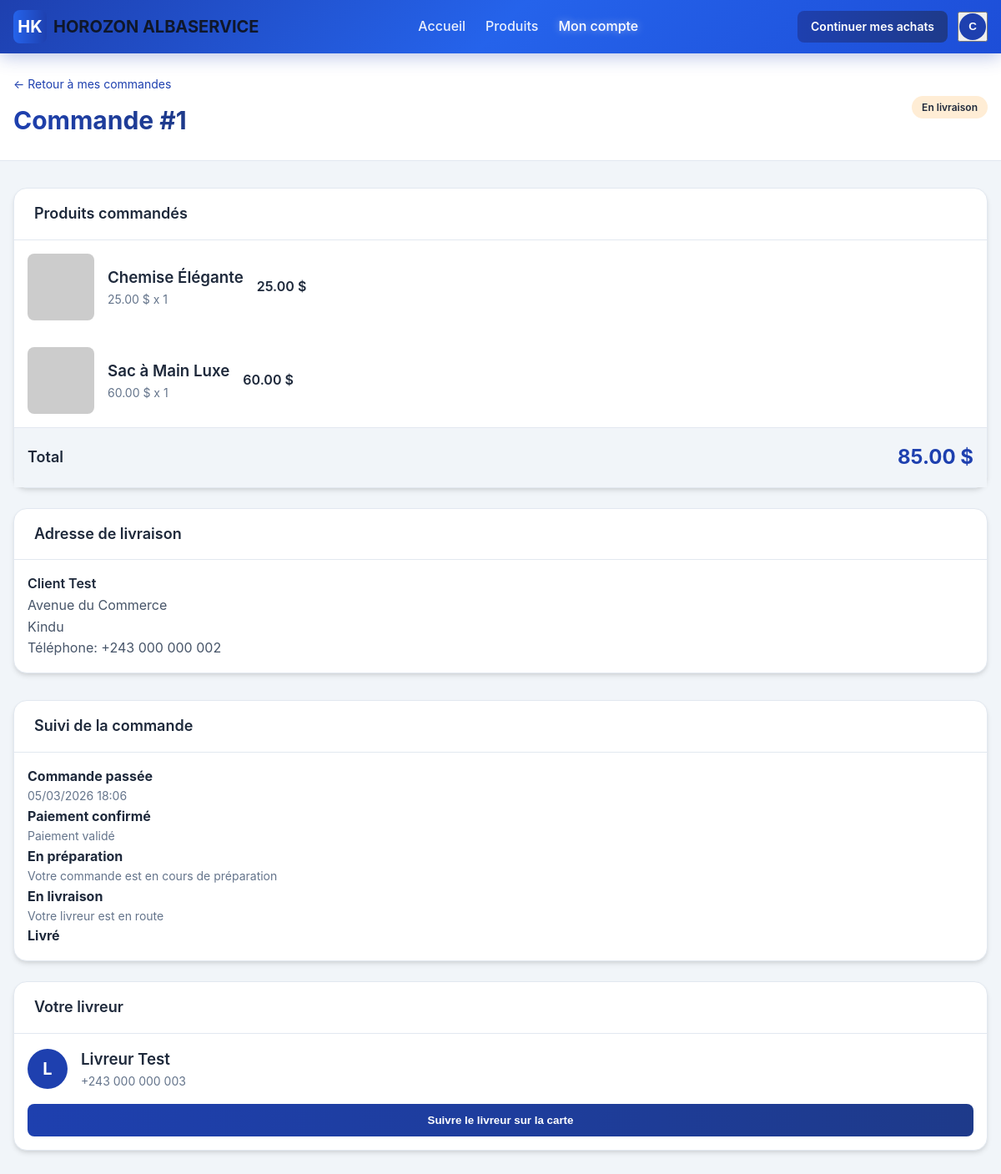
Page /client/commande.php?id=1 (signed in) on the committed database.
### tables this page shows
CREATE TABLE IF NOT EXISTS users (
    id INT AUTO_INCREMENT PRIMARY KEY,
    name VARCHAR(255) NOT NULL,
    email VARCHAR(255) NOT NULL UNIQUE,
    phone VARCHAR(50),
    password VARCHAR(255) NOT NULL,
    profile_image TEXT,
    role ENUM('client', 'admin', 'livreur') NOT NULL DEFAULT 'client',
    address TEXT,
    city VARCHAR(100),
    latitude DECIMAL(10, 8),
    longitude DECIMAL(11, 8),
    is_active TINYINT(1) DEFAULT 1,
    created_at TIMESTAMP DEFAULT CURRENT_TIMESTAMP,
    updated_at TIMESTAMP DEFAULT CURRENT_TIMESTAMP ON UPDATE CURRENT_TIMESTAMP
);

CREATE TABLE IF NOT EXISTS orders (
    id INT AUTO_INCREMENT PRIMARY KEY,
    user_id INT NOT NULL,
    customer_name VARCHAR(255) NOT NULL,
    customer_phone VARCHAR(50) NOT NULL,
    customer_address TEXT NOT NULL,
    customer_city VARCHAR(100) NOT NULL,
    customer_latitude DECIMAL(10, 8),
    customer_longitude DECIMAL(11, 8),
    total_amount DECIMAL(10, 2) NOT NULL,
    status ENUM('en_attente', 'paye', 'en_preparation', 'en_livraison', 'livre', 'annule') NOT NULL DEFAULT 'en_attente',
    delivery_person_id INT,
    created_at TIMESTAMP DEFAULT CURRENT_TIMESTAMP,
    updated_at TIMESTAMP DEFAULT CURRENT_TIMESTAMP ON UPDATE CURRENT_TIMESTAMP,
    FOREIGN KEY (user_id) REFERENCES users(id) ON DELETE CASCADE,
    FOREIGN KEY (delivery_person_id) REFERENCES users(id) ON DELETE SET NULL
);

CREATE TABLE IF NOT EXISTS order_details (
    id INT AUTO_INCREMENT PRIMARY KEY,
    order_id INT NOT NULL,
    product_id INT,
    product_name VARCHAR(255) NOT NULL,
    product_price DECIMAL(10, 2) NOT NULL,
    quantity INT NOT NULL,
    subtotal DECIMAL(10, 2) NOT NULL,
    FOREIGN KEY (order_id) REFERENCES orders(id) ON DELETE CASCADE,
    FOREIGN KEY (product_id) REFERENCES products(id) ON DELETE SET NULL
);

### config/functions.php (called while the page is built, shortened)
<?php
function getCurrentUser() {
    $db = getDB();
    $stmt = $db->prepare("SELECT * FROM users WHERE id = ? AND is_active = 1");
    $stmt->execute([$_SESSION['user_id']]);
    $user = $stmt->fetch();
    return $user ?: null;
}
function requireRole($roles) {
    $user = getCurrentUser();
    return $user;
}
function getOrderById($orderId) {
    $db = getDB();
    $stmt = $db->prepare("SELECT o.*, u.name as user_name, u.phone as user_phone, u.address as user_address, u.city as user_city
                        FROM orders o
                        LEFT JOIN users u ON o.user_id = u.id
                        WHERE o.id = ?");
    $stmt->execute([$orderId]);
    $order = $stmt->fetch();
    if ($order) {
        $stmt = $db->prepare("SELECT * FROM order_details WHERE order_id = ?");
        $stmt->execute([$orderId]);
        $order['details'] = $stmt->fetchAll();
    }
    return $order;
}

### client/commande.php (the view, shortened to what this page needs)
<?php
require_once '../config/functions.php';
$user = requireRole(['client']);
$orderId = isset($_GET['id']) ? (int)$_GET['id'] : 0;
$order = getOrderById($orderId);
$deliveryPerson = null;
if ($order['delivery_person_id']) {
    $db = getDB();
    $stmt = $db->prepare("SELECT * FROM users WHERE id = ?");
    $stmt->execute([$order['delivery_person_id']]);
    $deliveryPerson = $stmt->fetch();
}
$statusLabels = [
    'en_attente' => 'En attente de paiement',
    'paye' => 'Payé - En préparation',
    'en_preparation' => 'En préparation',
    'en_livraison' => 'En livraison',
    'livre' => 'Livré',
    'annule' => 'Annulé',
];
$statusColors = [
    'en_attente' => 'bg-yellow-100 text-yellow-800 border-yellow-200',
    'paye' => 'bg-blue-100 text-blue-800 border-blue-200',
    'en_preparation' => 'bg-purple-100 text-purple-800 border-purple-200',
    'en_livraison' => 'bg-orange-100 text-orange-800 border-orange-200',
    'livre' => 'bg-green-100 text-green-800 border-green-200',
    'annule' => 'bg-red-100 text-red-800 border-red-200',
];
?>
<!DOCTYPE html>
<html lang="fr">
<head>
    <link rel="stylesheet" href="../css/style.css">
</head>
<body>
    <header class="header">
        <div class="container">
            <div class="flex items-center justify-between" style="height: 4rem;">
                <div class="flex items-center gap-4">
                    <a href="../index.php" class="flex items-center gap-2">
                        <div class="w-10 h-10 bg-gradient-to-r from-blue-600 to-blue-800 rounded-lg flex items-center justify-center text-white font-bold text-xl">HK</div>
                        <span class="text-xl font-bold text-gray-900">HOROZON ALBASERVICE</span>
                    </a>
                </div>
                <nav class="hidden md:flex items-center gap-6">
                    <a href="../index.php" class="header-nav-link">Accueil</a>
                    <a href="../produits.php" class="header-nav-link">Produits</a>
                    <a href="../index.php" class="header-nav-link active">Mon compte</a>
                </nav>
                <div class="flex items-center gap-3">
                    <a href="../produits.php" class="btn btn-primary btn-sm">Continuer mes achats</a>
                    <div class="dropdown">
                        <button onclick="toggleDropdown()" class="flex items-center gap-2 cursor-pointer">
                            <div class="w-8 h-8 bg-blue-600 rounded-full flex items-center justify-center text-white font-semibold">
                                <?= strtoupper(substr($user['name'], 0, 1)) ?>
                            </div>
                        </button>
                    </div>
                </div>
            </div>
        </div>
    </header>
    <main class="min-h-screen bg-gray-50">
        <div class="bg-white shadow-sm border-b border-gray-200">
            <div class="container py-6">
                <div class="flex items-center justify-between">
                    <div>
                        <a href="../index.php" class="text-blue-600 hover:underline text-sm mb-2 inline-block">&larr; Retour à mes commandes</a>
                        <h1 class="text-3xl font-bold text-gradient">Commande #<?= $order['id'] ?></h1>
                    </div>
                    <span class="status-badge <?= $statusColors[$order['status']] ?> px-4 py-2">
                        <?= $statusLabels[$order['status']] ?>
                    </span>
                </div>
            </div>
        </div>
        <div class="container py-8">
            <div class="grid grid-cols-1 lg:grid-cols-3 gap-8">
                <div class="lg:col-span-2">
                    <div class="card mb-6">
                        <div class="card-header">
                            <h2 class="text-lg font-semibold">Produits commandés</h2>
                        </div>
                        <div class="divide-y divide-gray-200">
                            <?php foreach ($order['details'] as $item): ?>
                                <div class="p-4 flex items-center gap-4">
                                    <img src="<?= $item['product_image'] ?? 'https://via.placeholder.com/80x80?text=Produit' ?>"
                                         alt="<?= htmlspecialchars($item['product_name']) ?>"
                                         class="w-20 h-20 object-cover rounded-lg">
                                    <div class="flex-1">
                                        <h3 class="font-semibold"><?= htmlspecialchars($item['product_name']) ?></h3>
                                        <p class="text-sm text-gray-500"><?= number_format($item['product_price'], 2) ?> $ x <?= $item['quantity'] ?></p>
                                    </div>
                                    <p class="font-semibold"><?= number_format($item['subtotal'], 2) ?> $</p>
                                </div>
                            <?php endforeach; ?>
                        </div>
                        <div class="p-4 bg-gray-50 border-t">
                            <div class="flex justify-between items-center">
                                <span class="text-lg font-semibold">Total</span>
                                <span class="text-2xl font-bold text-blue-600"><?= number_format($order['total_amount'], 2) ?> $</span>
                            </div>
                        </div>
                    </div>
                    <div class="card">
                        <div class="card-header">
                            <h2 class="text-lg font-semibold">Adresse de livraison</h2>
                        </div>
                        <div class="p-4">
                            <p class="font-semibold"><?= htmlspecialchars($order['customer_name']) ?></p>
                            <p class="text-gray-600"><?= htmlspecialchars($order['customer_address']) ?></p>
                            <p class="text-gray-600"><?= htmlspecialchars($order['customer_city']) ?></p>
                            <p class="text-gray-600">Téléphone: <?= htmlspecialchars($order['customer_phone']) ?></p>
                        </div>
                    </div>
                </div>
                <div>
                    <div class="card mb-6">
                        <div class="card-header">
                            <h2 class="text-lg font-semibold">Suivi de la commande</h2>
                        </div>
                        <div class="p-4">
                            <div class="timeline">
                                <div class="timeline-item <?= in_array($order['status'], ['en_attente', 'paye', 'en_preparation', 'en_livraison', 'livre']) ? 'active' : '' ?>">
                                    <div class="timeline-content">
                                        <h4>Commande passée</h4>
                                        <p class="text-sm text-gray-500"><?= date('d/m/Y H:i', strtotime($order['created_at'])) ?></p>
                                    </div>
                                </div>
                                <div class="timeline-item <?= in_array($order['status'], ['paye', 'en_preparation', 'en_livraison', 'livre']) ? 'active' : '' ?>">
                                    <div class="timeline-content">
                                        <h4>Paiement confirmé</h4>
                                        <?php if (in_array($order['status'], ['paye', 'en_preparation', 'en_livraison', 'livre'])): ?>
                                            <p class="text-sm text-gray-500">Paiement validé</p>
                                        <?php endif; ?>
                                    </div>
                                </div>
                                <div class="timeline-item <?= in_array($order['status'], ['en_preparation', 'en_livraison', 'livre']) ? 'active' : '' ?>">
                                    <div class="timeline-content">
                                        <h4>En préparation</h4>
                                        <?php if (in_array($order['status'], ['en_preparation', 'en_livraison', 'livre'])): ?>
                                            <p class="text-sm text-gray-500">Votre commande est en cours de préparation</p>
                                        <?php endif; ?>
                                    </div>
                                </div>
                                <div class="timeline-item <?= in_array($order['status'], ['en_livraison', 'livre']) ? 'active' : '' ?>">
                                    <div class="timeline-content">
                                        <h4>En livraison</h4>
                                        <?php if (in_array($order['status'], ['en_livraison', 'livre'])): ?>
                                            <p class="text-sm text-gray-500">Votre livreur est en route</p>
                                        <?php endif; ?>
                                    </div>
                                </div>
                                <div class="timeline-item <?= $order['status'] === 'livre' ? 'active' : '' ?>">
                                    <div class="timeline-content">
                                        <h4>Livré</h4>
                                    </div>
                                </div>
                            </div>
                        </div>
                    </div>
                    <?php if ($deliveryPerson && in_array($order['status'], ['en_livraison', 'livre'])): ?>
                        <div class="card mb-6">
                            <div class="card-header">
                                <h2 class="text-lg font-semibold">Votre livreur</h2>
                            </div>
                            <div class="p-4">
                                <div class="flex items-center gap-4 mb-4">
                                    <?php if (!empty($deliveryPerson['profile_image'])): ?>
                                        <img src="<?= htmlspecialchars($deliveryPerson['profile_image']) ?>"
                                             alt="<?= htmlspecialchars($deliveryPerson['name']) ?>"
                                             class="w-12 h-12 rounded-full object-cover">
                                    <?php else: ?>
                                        <div class="w-12 h-12 bg-blue-600 rounded-full flex items-center justify-center text-white font-bold text-xl">
                                            <?= strtoupper(substr($deliveryPerson['name'], 0, 1)) ?>
                                        </div>
                                    <?php endif; ?>
                                    <div>
                                        <h3 class="font-semibold"><?= htmlspecialchars($deliveryPerson['name']) ?></h3>
                                        <p class="text-sm text-gray-500"><?= htmlspecialchars($deliveryPerson['phone'] ?? '') ?></p>
                                    </div>
                                </div>
                                <button onclick="toggleMap()" class="btn btn-primary w-full">
                                    Suivre le livreur sur la carte
                                </button>
                            </div>
                        </div>
                    <?php endif; ?>
                </div>
            </div>
        </div>
    </main>
</body>
</html>

### rows in the picture
users: name "C"
orders: id "1", status "En livraison", total_amount "85.00", customer_name "Client Test", customer_address "Avenue du Commerce", customer_city "Kindu", customer_phone "+243 000 000 002", created_at "05/03/2026 18:06"
order_details: product_name "Chemise Élégante", product_price "25.00", quantity "1", subtotal "25.00"
order_details: product_name "Sac à Main Luxe", product_price "60.00", quantity "1", subtotal "60.00"
users: name "L", name "Livreur Test", phone "+243 000 000 003"
